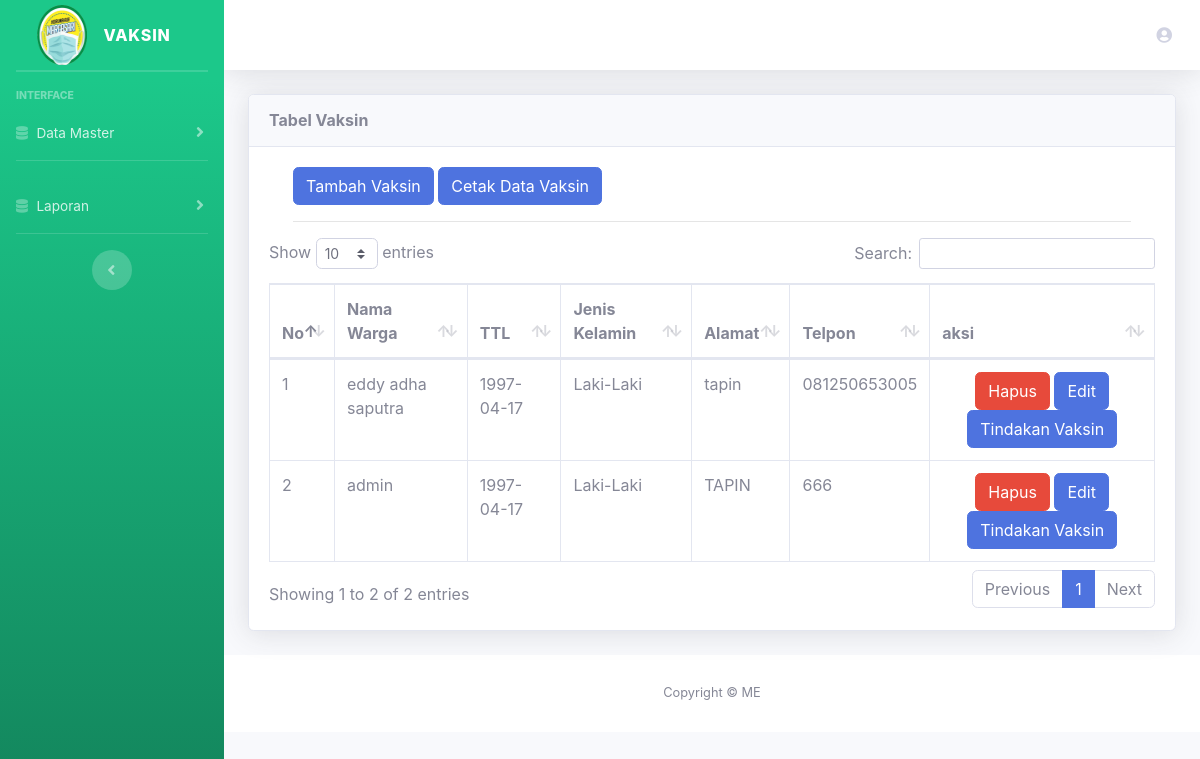
The page /index.php/admin/warga on the database its author committed.
### tables this page shows
CREATE TABLE `warga` (
  `id_warga` int(11) NOT NULL,
  `nik` varchar(16) NOT NULL,
  `nama` varchar(255) NOT NULL,
  `ttl` varchar(20) NOT NULL,
  `tempat` varchar(255) NOT NULL,
  `alamat` text NOT NULL,
  `telpon` varchar(20) NOT NULL,
  `status` text NOT NULL,
  `jk` varchar(20) NOT NULL
);

### application/controllers/Admin.php (called while the page is built, shortened)
<?php
class Admin extends CI_Controller
{
    public function __construct()
    {
        $this->load->library('form_validation');
        $this->load->model('admin_m');
    }
    public function warga()
    {
        $data['nama'] = $this->session->userdata('nama');
        $data['data'] = false;
        $data['judul'] = 'Dashboard';
        $data['data'] = $this->admin_m->get_all_warga();
        $this->load->view('template/header', $data);
        $this->load->view('admin/warga/data_warga', $data);
        $this->load->view('template/footer', $data);
    }
}

### index.php (called while the page is built, shortened)
<?php
require_once BASEPATH.'core/CodeIgniter.php';

### application/models/Admin_m.php (called while the page is built, shortened)
<?php
class Admin_m extends CI_Model
{
    public function get_all_warga()
    {
        return $this->db->get('warga')->result();
    }
}

### application/views/admin/warga/data_warga.php (the view)
<div class="container-fluid">
    <div class="card shadow mb-4">
        <div class="card-header py-3">
            <h6 class="m-0 font-weight-bold ">Tabel Vaksin</h6>
        </div>
        <div class="card-body">
            <div class="table-responsive">
                <div class="container">
                    <a href="<?= base_url('admin/tambah_vaksin') ?>" class="btn btn-primary">Tambah Vaksin</a>
                    <a href="<?= base_url('admin/cetak_data_vaksin') ?>" class="btn btn-primary">Cetak Data Vaksin</a>
                    <hr>
                </div>
                <table class="table table-bordered" id="dataTable" width="100%" cellspacing="0">
                    <thead>
                        <tr>
                            <th>No</th>
                            <th>Nama Warga</th>
                            <th>TTL</th>
                            <th>Jenis Kelamin</th>
                            <th>Alamat</th>
                            <th>Telpon</th>
                            <th>aksi</th>
                        </tr>
                    </thead>
                    <tbody>
                        <?php
                        $nomor = 1;
                        foreach ($data as $x) { ?>
                            <tr>
                                <td><?= $nomor++; ?></td>
                                <td><?= $x->nama; ?></td>
                                <td><?= $x->ttl; ?></td>
                                <td><?= $x->jk; ?></td>
                                <td><?= $x->alamat; ?></td>
                                <td><?= $x->telpon; ?></td>
                                <td align="center">
                                    <a href="<?= base_url('admin/delete_vaksin/') . $x->id_warga; ?>" onclick="return confirm('Yakin Hapus?')" class="btn btn-danger">Hapus</a>
                                    <a href="<?= base_url('admin/edit_vaksin/') . $x->id_warga; ?>" class="btn btn-primary">Edit</a>
                                    <a href="<?= base_url('admin/edit_vaksin/') . $x->id_warga; ?>" class="btn btn-primary">Tindakan Vaksin</a>
                                </td>
                            </tr>
                        <?php } ?>
                    </tbody>
                </table>
            </div>
        </div>
    </div>
</div>

### rows shown on the page
warga: nama "eddy adha saputra", ttl "1997-04-17", jk "Laki-Laki", alamat "tapin", telpon "081250653005"
warga: nama "admin", ttl "1997-04-17", jk "Laki-Laki", alamat "TAPIN", telpon "666"
